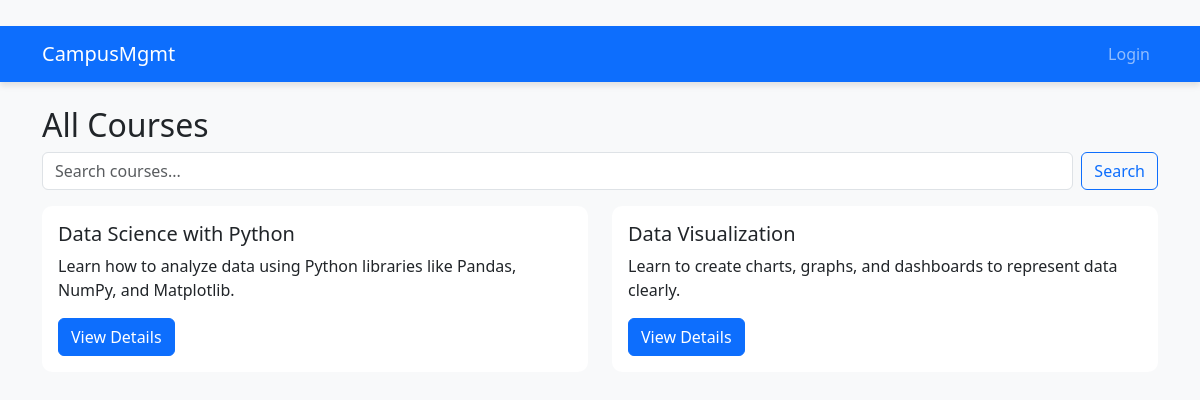
Page /courses/ on the committed database.
### courses/models.py (models this page shows, shortened)
class Course(models.Model):
    name = models.CharField(max_length=100)
    description = models.TextField()
    teacher = models.ForeignKey(User, on_delete=models.CASCADE, limit_choices_to={'role': 'teacher'})
    created_at = models.DateTimeField(auto_now_add=True)

### courses/views.py (the view)
# urls.py: path('', views.CourseListView.as_view(), name='course-list'),
class CourseListView(ListView):
    model = Course
    template_name = 'courses/course_list.html'
    context_object_name = 'courses'
    paginate_by = 5
    def get_queryset(self):
        queryset = super().get_queryset()
        query = self.request.GET.get('q')
        if query:
            queryset = queryset.filter(
                Q(name__icontains=query) | Q(description__icontains=query)
            )
        return queryset

### templates/courses/course_list.html (shortened to what this page needs)
{% extends 'base.html' %}
{% load form_tags %}
{% block content %}
<h2>All Courses</h2>
<form method="GET" class="d-flex mb-3">
  <input type="text" name="q" value="{{ request.GET.q }}" placeholder="Search courses..." class="form-control me-2" />
  <button type="submit" class="btn btn-outline-primary">Search</button>
</form>
<div class="row">
  {% for course in courses %}
  <div class="col-md-6">
    <div class="card mb-3">
      <div class="card-body">
        <h5 class="card-title">{{ course.name }}</h5>
        <p class="card-text">{{ course.description|truncatechars:100 }}</p>
        <a href="{% url 'course-detail' course.pk %}" class="btn btn-primary">View Details</a>
      </div>
    </div>
  </div>
  {% empty %}
  <p>No courses found.</p>
  {% endfor %}
</div>
{% endblock %}

### static/css/custom.css (style rules this page uses)
body { background-color: #f8f9fa; font-family: 'Segoe UI', Tahoma, Geneva, Verdana, sans-serif; }
.card { border-radius: 10px; border: none; }

### rows in the picture
Course: name "Data Science with Python", description "Learn how to analyze data using Python libraries like Pandas, NumPy, and Matplotlib."
Course: name "Data Visualization", description "Learn to create charts, graphs, and dashboards to represent data clearly."
